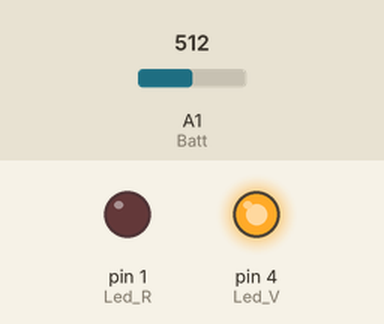
Simulated run of this sketch. Board: Arduino Uno, built with avr-gcc and run on an emulated ATmega328P. On the bench: output pins drawn as LEDs (lit = HIGH). The test bench sets the inputs (shaded band); at power-on: A1 (Batt) = 512.

Above: at 0.3 s.
At 0.8 s:
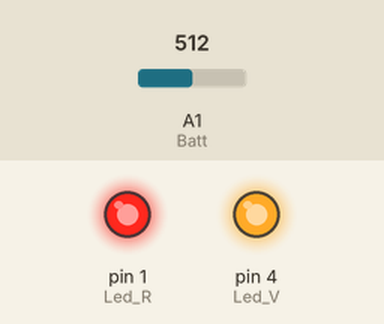
At 1.2 s:
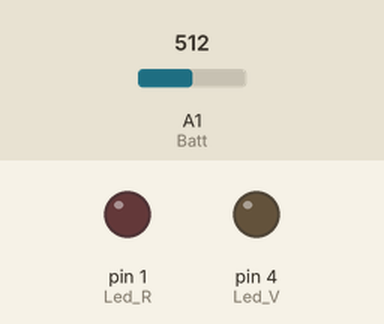
Timing chart, 0 to 2.7 s (numbered marks = the images above):
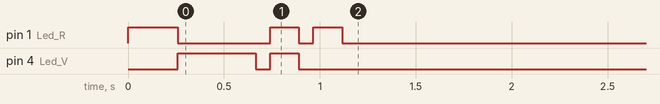

The sketch:

5V_Tester.ino
```cpp
int Batt = A1;  // Attinyx5 Pin 7
int Led_R = 1;  // Attinyx5 Pin 6 , Doit étre sur OC0 pour PWM séparé
int Led_V = 4;  // Attinyx5 Pin 3 , Doit étre sur OC1 pour PWM séparé
int Read_Batt;
float Value = 0.000;
float Ratio = 0.000;
int PWM_V;
int PWM_R;
unsigned long Previous_Blink;
boolean LedBlink=0;
const int Interval = 250;

void setup() {
  analogReference(INTERNAL);
  Ratio = (1024/5); // Diviseur de tension mesuré, calcul sur 5V donc 1024/5...
  pinMode(Led_R, OUTPUT);
  pinMode(Led_V, OUTPUT);
  for(int a = 0;a<255;a++){
    int b ;
    b = 255 - a;
    analogWrite(Led_V,a);
    analogWrite(Led_R,b);
    delay (2);
  }
  digitalWrite (Led_V,HIGH);
  delay(150);
  digitalWrite (Led_V,LOW);
  delay(75);
  digitalWrite (Led_V,HIGH);
  digitalWrite (Led_R,HIGH);
  delay(150);
  digitalWrite (Led_V,LOW);
  digitalWrite (Led_R,LOW);
  delay(75);
  digitalWrite (Led_R,HIGH);
  delay(150);
  digitalWrite (Led_R,LOW);
}

void loop() {
  Read_Batt = analogRead(Batt);
  delay(75);
  Value =  (Read_Batt/Ratio)*100;
  if (Value >=330){ // Si la batterie est supérieur à 3.3V
  /* Une LiPo/Li-ion 3.7V complétement chargé fait 4.23v, Déchargé  2.7v et nominal 3.7v
   * Ne jamais, déchargé une Lipo à moins de 3Volt pour la durée de vie.*/
    LedBlink = 0;
    PWM_V = map(Value,340,430,0,255); // Si la batterie est entre 3.4V et 4.3V
    PWM_V  = constrain (PWM_V,0,255);
    PWM_R = map(Value,400,330,0,255); // Si la batterie est entre 4 V et 3.3V
    PWM_R  = constrain (PWM_R,0,255);
    analogWrite(Led_V,PWM_V);
    analogWrite(Led_R,PWM_R);
  }else if ( Value <= 329 && Value >= 305){ // Si la batterie est entre 3.29V et 3.05V
    unsigned long Bounce_Led = millis();
    if (Bounce_Led - Previous_Blink >= Interval) {
        Previous_Blink = Bounce_Led;
        if (LedBlink == 0) {
          digitalWrite (Led_R,HIGH);
          LedBlink = 1;
         }else{
           LedBlink = 0;
           digitalWrite (Led_R,LOW);
          }
     }
  }else if (Value <=304){ // Si la batterie est inférieur à 3.04V
    digitalWrite (Led_R,LOW);
    digitalWrite (Led_V,LOW);
    LedBlink = 0;
   }
}
```
